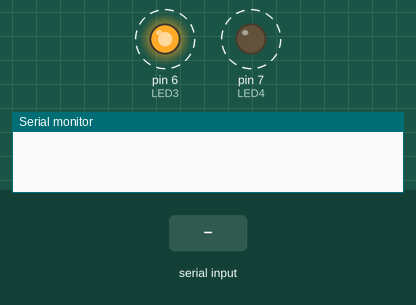
A sketch run on a simulated Arduino Uno, built with avr-gcc and run on an emulated ATmega328P. On the bench: output pins drawn as LEDs (lit = HIGH), the last lines printed to the serial monitor. Dashed ring = blinking. The test bench sets the inputs (shaded band).

Above: at 1.2 s.
1.3 s: "90,45\n" received over Serial
At 1.7 s:
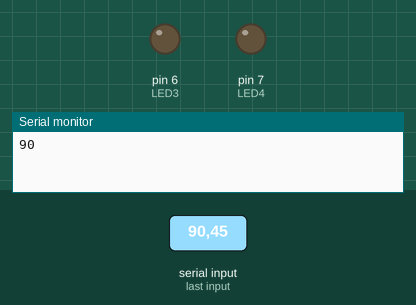
Timing chart, 0 to 10.3 s (numbered marks = the images above; inputs shaded):
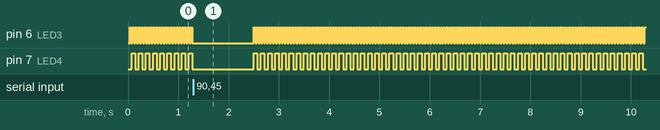

The sketch:

SSVEP_2_LED.ino
```cpp
// Witten May 11, 2017 - Written to be used with the Arduino2LightInterface.py file in CCDLUtil

// For convetion, LED3 should always be the LEFT light.

// "Pins 0 and 1 are used for serial communications. It's really not possible to use pins 0 and 1 for external circuitry
//    and still be able to utilize serial communications or to upload new sketches to the board."

const int LED3 = 6;  // Shown on the case as slot 3
const int LED4 = 7;  // // Shown on the case as slot 4

// Messages we can send to the board
const unsigned char NO_MSG = 0;
const unsigned char BOTH_ON_MSG = 1;
const unsigned char BOTH_OFF_MSG = 2;
const unsigned char LIGHT_3_ACTIVATE_MSG = 3;
const unsigned char LIGHT_4_ACTIVATE_MSG = 4;
const unsigned char LIGHT_3_DEACTIVATE_MSG = 5;
const unsigned char LIGHT_4_DEACTIVATE_MSG = 6;

// Values used in 20 Questions experiment:
// 38 = Yes = 13 Hz = Left side of screen
// 42 = No = 12 Hz = Right side of screen
// 500 = 1 Hz for testing

// Other values:
// 5 Hz = 100
// 7 Hz = 71
// 11 Hz =
// 13 Hz = 38
// 17 Hz = 29


// Interval that the light remains on (and off) when blinking in ms.  For example if set to 500, the light would be on for 500 ms, then off for 500 ms, flashing at 1 hz.
const unsigned long LED3_interval = 29;  // Left light
const unsigned long LED4_interval = 71;     // Right light

unsigned long LED3_time;
unsigned long LED4_time;
unsigned char LED3_on;
unsigned char LED4_on;

unsigned char msg;  // place holder for the byte we will take in in order to control the light
unsigned char light3_active;  // Is the light active? This is our flag to tell.
unsigned char light4_active;

void setup () {
  msg = 1;  // 2 --Default to all off (1 is both on; 2 is both off)
  Serial.begin(9600);
  pinMode (LED3, OUTPUT);
  pinMode (LED4, OUTPUT);
  LED3_time = millis ();
  LED4_time = millis ();
  LED3_on = 0;  // This flag is to denote whether the light is *currently on*
  LED4_on = 0;
  light3_active = 0; // This flag is to denote whether the light is currently blinking.
  light4_active = 0;

}

void turn_off_LED3 (){
   if (LED3_on == 1) {
      digitalWrite (LED3, LOW);
      LED3_on = 0;
   }
}

void turn_off_LED4 (){
   if (LED4_on == 1) {
      digitalWrite (LED4, LOW);
      LED4_on = 0;
   }
}


void toggle_LED3 () {
   if (LED3_on == 0) {
      digitalWrite (LED3, HIGH);
      LED3_on = 1;
   }
   else {
      digitalWrite (LED3, LOW);
      LED3_on = 0;
   }

  LED3_time = millis ();
  }

 void toggle_LED4 (){
   if (LED4_on == 0) {
      digitalWrite (LED4, HIGH);
      LED4_on = 1;
   }
   else {
      digitalWrite (LED4, LOW);
      LED4_on = 0;
   }

  LED4_time = millis ();
  }

void loop () {
  while (Serial.available() > 0){
    msg = Serial.read();
    delay(200);
    msg = msg - 48;
    Serial.print(msg);
  }

  if (msg == BOTH_ON_MSG) {
    // If we get the high both message and either of our lights are off
    light3_active = 1;
    light4_active = 1;
  } else if (msg == BOTH_OFF_MSG) {
    // If we get the low both message, we need to set our flags *and* turn off both lights
    light3_active = 0;
    light4_active = 0;
    turn_off_LED3();
    turn_off_LED4();
  } else if (msg == LIGHT_3_ACTIVATE_MSG) {
    // If we get the message high 3, we need to activate light 3
    light3_active = 1;
  } else if (msg == LIGHT_4_ACTIVATE_MSG) {
    // If we get the message high 3, we need to activate light 3
    light4_active = 1;
  } else if (msg == LIGHT_3_DEACTIVATE_MSG) {
    // If we get the message low 3, we need to turn off light 3 and deactivate light 3
    light3_active = 0;
    turn_off_LED3();
  } else if (msg == LIGHT_4_DEACTIVATE_MSG) {
    // If we get the message low 4, we need to turn off light 4 and deactivate
    light4_active = 0;
    turn_off_LED4();
  }
  msg = NO_MSG;  // Reset our message so we don't continually go into the if/else branches

  // Toggle the lights
  if (light3_active == 1) {
    if (millis () - LED3_time >= LED3_interval) {
      toggle_LED3();
    }
  }
  if (light4_active == 1) {
    if (millis () - LED4_time >= LED4_interval) {
      toggle_LED4();
    }
  }
}
```

Measured:
- by itself, pin 6 (LED3): alternates HIGH for 0.03 s and LOW for 0.03 s
- by itself, pin 7 (LED4): alternates HIGH for 0.07 s and LOW for 0.07 s
